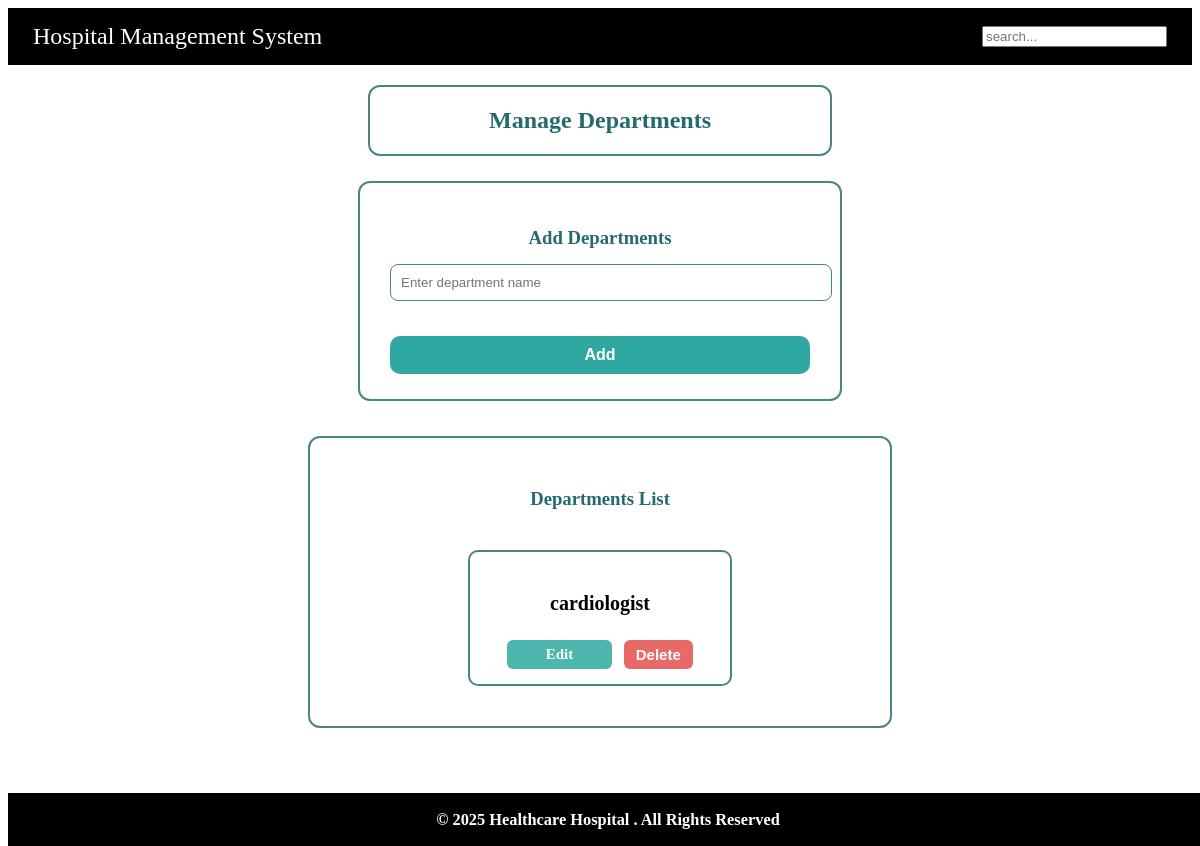
Before: /departments (signed in) with the older database file.
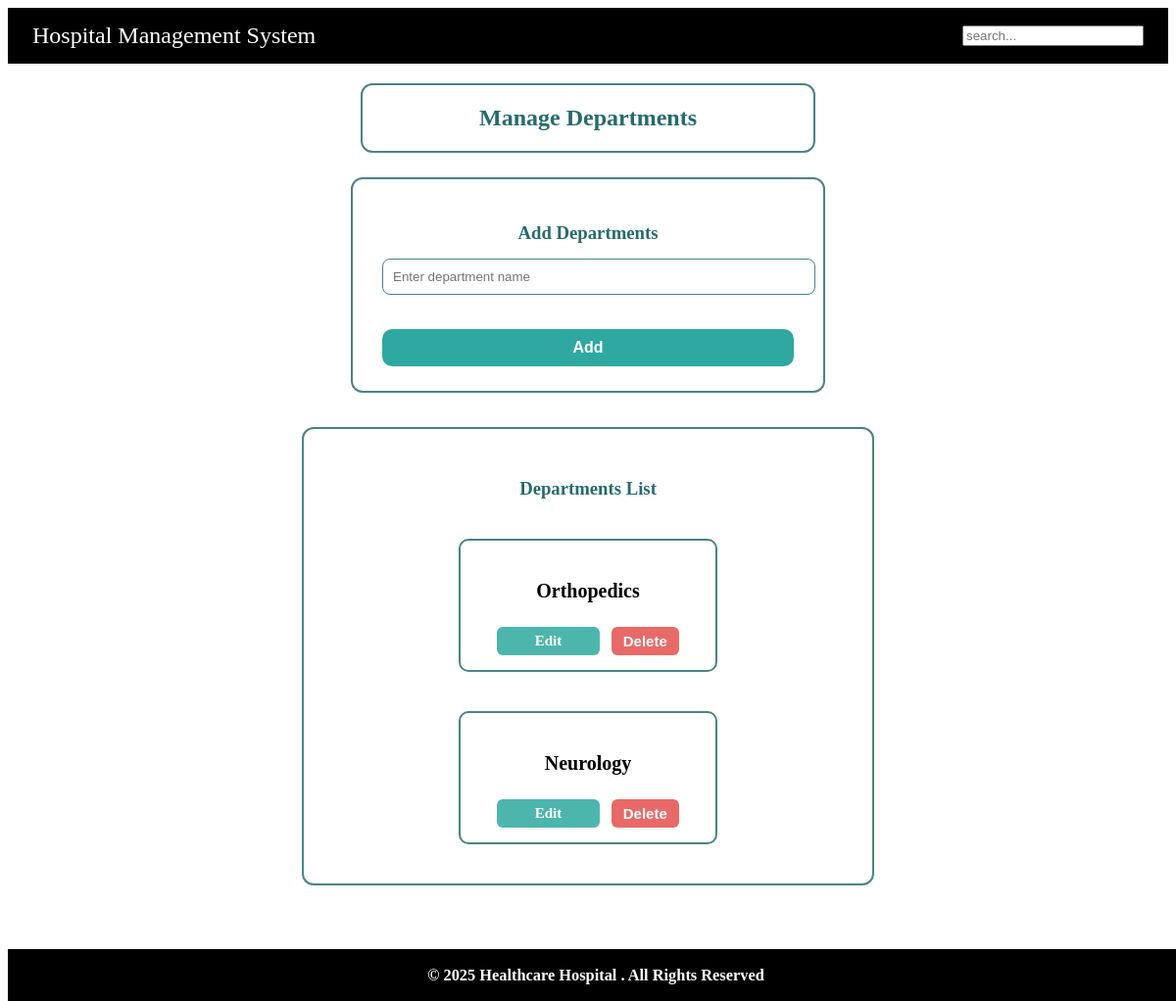
After: the same page with the newer database file.
### app.py (models this page shows)
class Department(db.Model):
    __tablename__='medical_departments'
    id=db.Column(db.Integer,primary_key=True)
    name=db.Column(db.String(100),unique=True,nullable=False)
    description=db.Column(db.Text)
    doctors=db.relationship("User",back_populates="department")

### app.py (the view)
@app.route('/departments')
def departments_page():
    if 'role' not in session or session['role']!='admin':
        return redirect(url_for('login'))
    departments = Department.query.all()
    return render_template('departments.html', departments=departments)

### templates/departments.html (shortened to what this page needs)
{% extends "base.html" %}
{% block content %}
<div class="Department-page-content">
    <div class="Dept-box">
        <h2>Manage Departments</h2>
    </div>
    <section class = "add_department">
        <h3>Add Departments</h3>
        <form action="{{  url_for('add_department')  }}" method="POST" class="dept-form">
            <input type="text" name="dept_name" placeholder="Enter department name" required>
            <button type="submit" class="add-btn">Add </button>
        </form>
    </section>
    <section class="departments-section">
        <h3>Departments List</h3>
        {% if departments %}
        <div class="dept-list">
            {% for d in departments %}
            <div class="dept-card">
                <p><strong>{{ d.name }}</strong></p>
                <div class="dept-buttons">
                    <a href="{{ url_for('edit_department', dept_id=d.id) }}" class="edit-btn">Edit</a>
                    <form action="{{ url_for('delete_department',dept_id=d.id )}} " method="POST" class="delete-form">
                        <button type="submit" class="delete-btn">Delete</button>
                    </form>
                </div>
            </div>
            {% endfor %}
        </div>
        {% else %}
        <p>No Departments yet</p>
        {% endif %}
    </section>
</div>
{% endblock %}

### templates/base.html (shortened to what this page needs)
<!DOCTYPE html>
<html lang="en">
<head>
    <link rel="stylesheet" href="{{ url_for('static',filename='style.css') }}">
</head>
<body>
    <header class="header">
        <div class="title"> Hospital Management System </div>
        <div class="navigation-links">
            {% if not session.get('name') %}
                <a href="{{  url_for('registration')  }}">Register</a>
                <a href="{{  url_for('login')  }}">Login</a>
            {% elif session.get('role')=='patient' %}
                <a href="{{  url_for('login')  }}">Login</a>
                <a href="{{  url_for('logout')  }}">Logout</a>
            {% elif session.get('role')=='admin' %}
                <form action="{{ url_for('admin_search') }}" method="GET">
                    <input type="text" name="q" placeholder="search..." required>
                </form>
            {% endif %}
        </div>
    </header>
    {% block content %}
    {% endblock %}
    <footer class="footer">
        <h3>&copy; 2025 Healthcare Hospital . All Rights Reserved</h3>
    </footer>
</body>
</html>

### static/style.css (style rules this page uses)
header { background-color:black; color: white; display: flex; justify-content: space-between; align-items: center; padding: 15px 25px; }
.title { margin: 0; font-size: 24px; }
.footer { background-color: black; color: white; text-align: center; bottom: 0; width: 100%; font-size: 14px; position:fixed; margin-top: 60px; }
.add-btn { background: #10a69a; padding: 14px; color: #ffffff; font-size: 17px; border-radius: 10px; border: 1px #86c8bc; font-weight: 600; cursor: pointer; }
.view-btn, .edit-btn, .delete-btn { text-align: center; padding: 8px 14px; border-radius: 8px; font-size: 15px; font-weight: 600; text-decoration: none; width: 100%; display: block; }
.edit-btn { background: #4db6ac; color: white; }
.delete-btn { background: #e57373; color: white; border: none; cursor: pointer; }
.delete-form button { border: none; width:100%; }
.Dept-box { width: 420px; margin: 20px auto; background: #ffffff; padding: 20px; border-radius: 12px; border: 2px solid #4a8484; }
.Dept-box h2 { text-align: center; color: #256b6e; margin: 0; }
.add_department { width: 420px; margin: 25px auto; background: #ffffff; padding: 25px 30px; border-radius: 12px; border: 2px solid#4a8484; }
.add_department h3 { text-align: center; color: #256b6e; margin-bottom: 15px; }
.dept-form input { width: 100%; padding: 10px; border-radius: 8px; border: 1px solid #4a8484; margin-bottom: 15px; outline: none; }
.add-btn { width: 100%; padding: 12px; background: #26a4a4; color: white; font-weight: 600; border: none; border-radius: 8px; cursor: pointer; }
.departments-section { width: 500px; margin: 35px auto; background: #ffffff; padding: 40px; border-radius: 12px; border: 2px solid #4a8484; margin-bottom:10% }
.departments-section h3 { text-align: center; color: #256b6e; margin-bottom: 40px; margin-top:10px; }
.dept-list { display: flex; flex-direction:column; gap: 40px; justify-content: center; align-items:center; }
.dept-card { width: 230px; background: #ffffff; padding: 15px; text-align: center; border-radius: 10px; border: 2px solid #4a8484; }
.dept-card p { margin-top:20px; padding:5px; font-size: 20px; font-weight: bold; margin-bottom: 20px; }
.dept-buttons { display: flex; justify-content: center; gap: 12px; }
.edit-btn, .delete-btn { width: 100px; padding: 10px 0; border-radius: 8px; font-size: 15px; font-weight: 600; border: none; cursor: pointer; text-align: center; }
.edit-btn { background: #26a4a4; color: white; width:35%; }
.delete-btn { background: #e15b5b; color: white; width:35%; }
.add-btn { padding: 10px; background: #4db6ac; border: none; border-radius: 8px; color: white; font-weight: 600; cursor: pointer; margin-top: 5px; }
.edit-btn { background: #4db6ac; padding: 6px 12px; color: white; border-radius: 6px; text-decoration: none; }
.delete-btn { background: #e86a68; padding: 6px 12px; color: white; border: none; border-radius: 6px; cursor: pointer; }
form { display: flex; flex-direction: column; gap: 15px; }
button { background: #155e63; color: white; padding: 12px; border: none; border-radius: 10px; font-size: 16px; cursor: pointer; }
.add-btn { background-color: #2ea8a1; color: white; padding: 10px 10px; border-radius: 10px; text-decoration: none; font-size: 16px; font-weight: 600; }

Changed rows visible on the page:
changed Department: name "cardiologist" → "Orthopedics"
added Department: name "Neurology"
